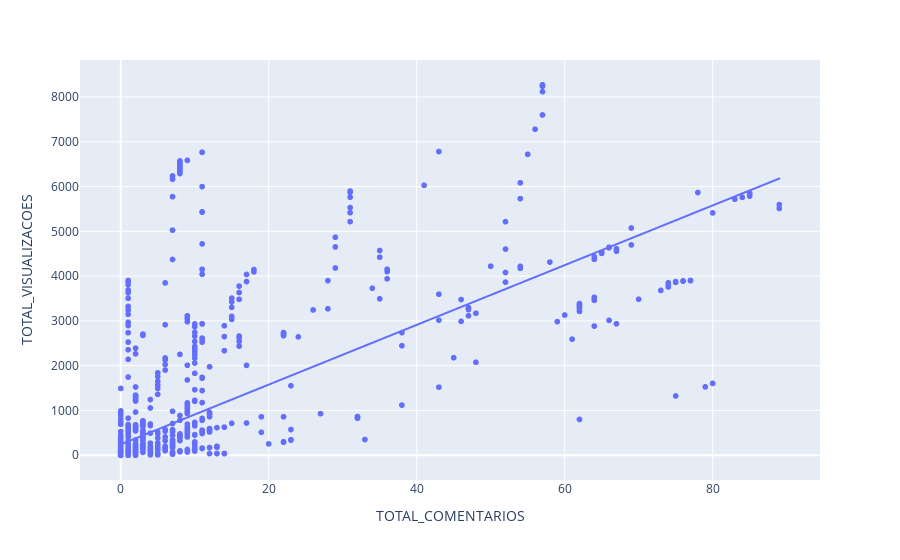

Notebook code cell kept with this figure:
### Code cell
fig = px.scatter(base, x=coluna_analise, y='TOTAL_VISUALIZACOES', trendline='ols')
fig.show()

### Figure 1 — Plotly figure (JSON) as saved in the notebook; plotly's stock layout.template omitted (floating-point values rounded to 4 significant figures; data arrays with more than 128 entries replaced by an {"elided": "..."} marker saying what was removed)
{"data": [{"hovertemplate": "TOTAL_COMENTARIOS=%{x}<br>TOTAL_VISUALIZACOES=%{y}<extra></extra>", "legendgroup": "", "marker": {"color": "#636efa", "symbol": "circle"}, "mode": "markers", "name": "", "showlegend": false, "type": "scattergl", "x": {"elided": "1628 int values"}, "xaxis": "x", "y": {"elided": "1628 int values"}, "yaxis": "y"}, {"hovertemplate": "<b>OLS trendline</b><br>TOTAL_VISUALIZACOES = 66.6914 * TOTAL_COMENTARIOS + 243.26<br>R<sup>2</sup>=0.507338<br><br>TOTAL_COMENTARIOS=%{x}<br>TOTAL_VISUALIZACOES=%{y} <b>(trend)</b><extra></extra>", "legendgroup": "", "marker": {"color": "#636efa", "symbol": "circle"}, "mode": "lines", "name": "", "showlegend": false, "type": "scattergl", "x": {"elided": "1611 int values"}, "xaxis": "x", "y": {"elided": "1611 float values"}, "yaxis": "y"}], "layout": {"legend": {"tracegroupgap": 0}, "margin": {"t": 60}, "xaxis": {"anchor": "y", "domain": [0, 1], "title": {"text": "TOTAL_COMENTARIOS"}}, "yaxis": {"anchor": "x", "domain": [0, 1], "title": {"text": "TOTAL_VISUALIZACOES"}}}}
